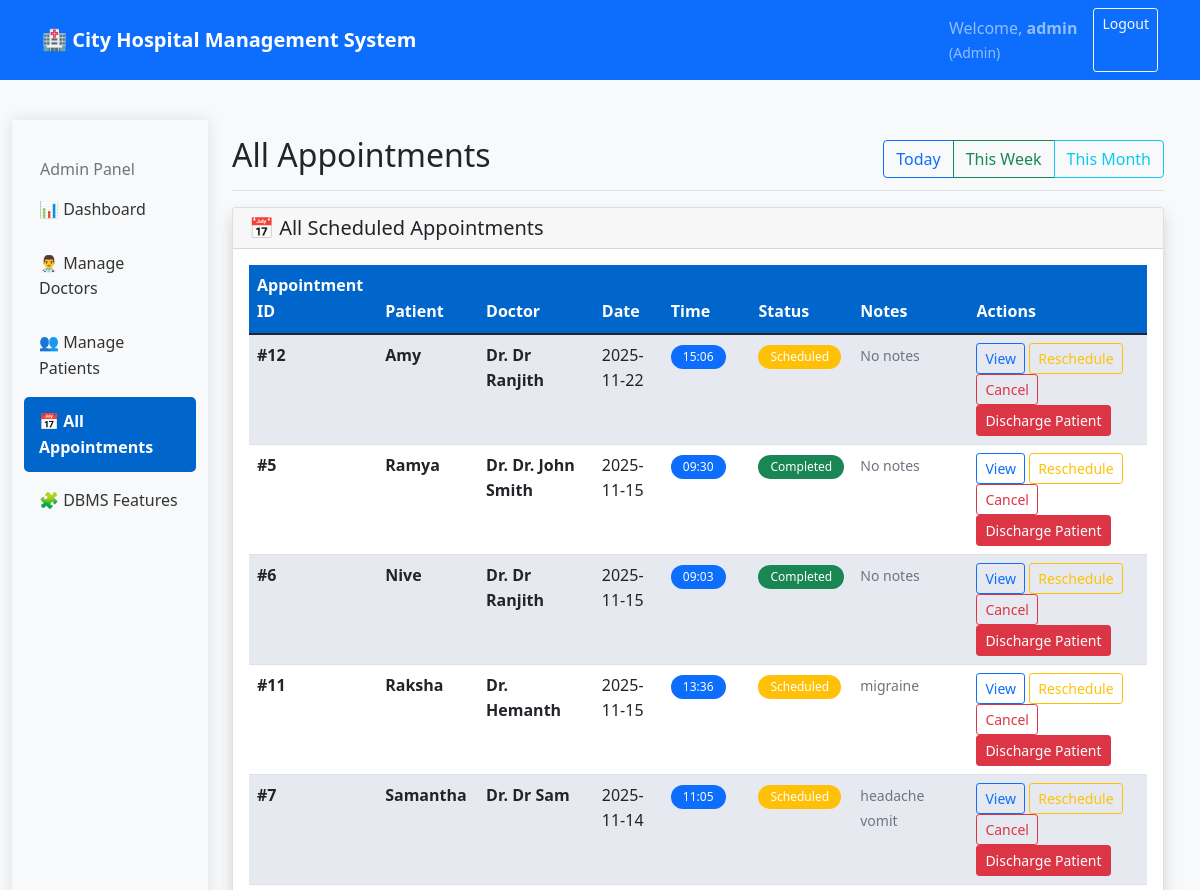
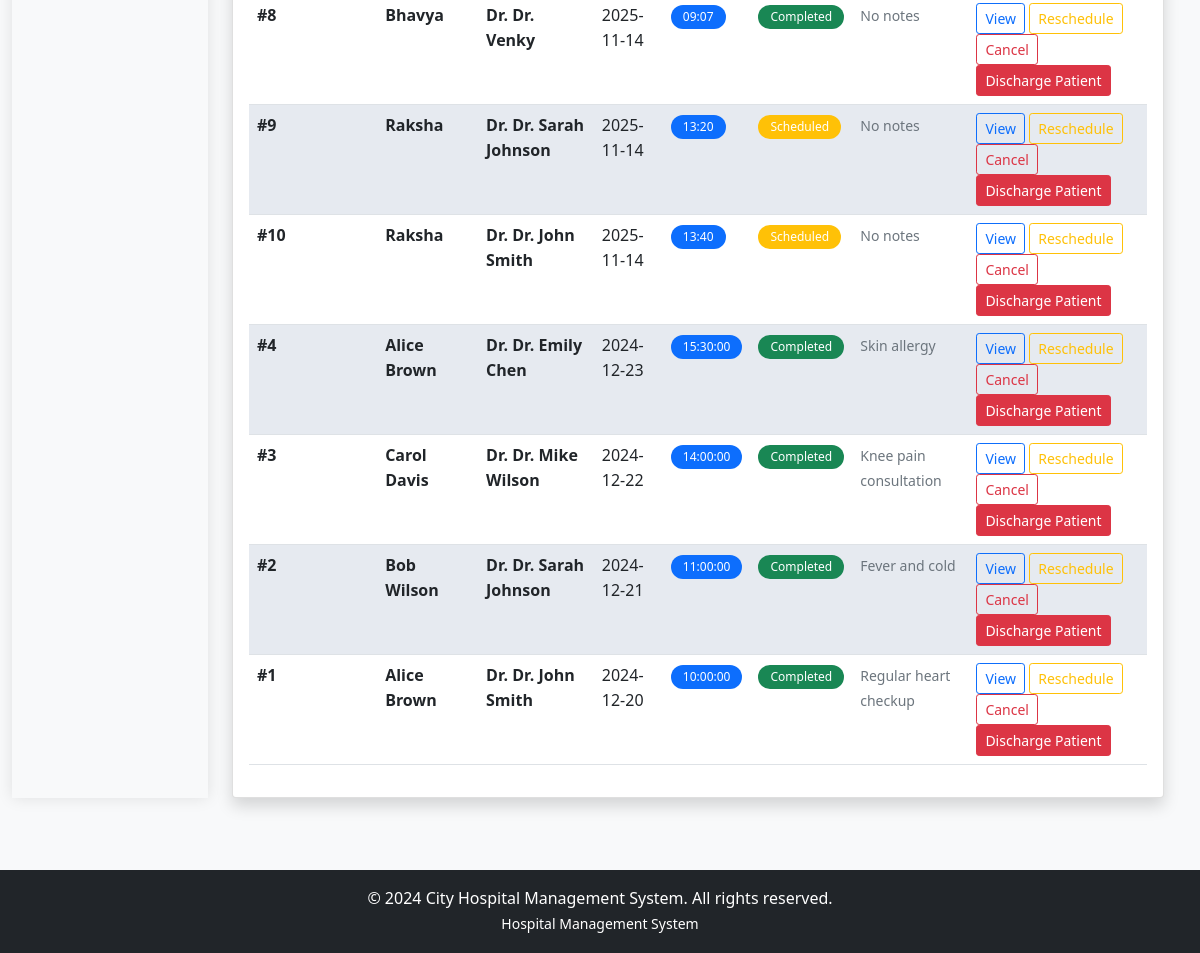
The app's page /admin/appointments (signed in) with its own data (2 pictures, top to bottom).
### tables this page shows
CREATE TABLE appointments (
            id INTEGER PRIMARY KEY AUTOINCREMENT,
            patient_id INTEGER NOT NULL,
            doctor_id INTEGER NOT NULL,
            appointment_date TEXT NOT NULL,
            appointment_time TEXT NOT NULL,
            status TEXT DEFAULT 'Scheduled',
            notes TEXT,
            created_at TEXT,
            FOREIGN KEY (patient_id) REFERENCES patients(id),
            FOREIGN KEY (doctor_id) REFERENCES doctors(id)
        );

CREATE TABLE patients (
            id INTEGER PRIMARY KEY AUTOINCREMENT,
            name TEXT NOT NULL,
            email TEXT UNIQUE,
            phone TEXT,
            address TEXT,
            date_of_birth TEXT,
            gender TEXT,
            emergency_contact TEXT,
            medical_history TEXT,
            created_at TEXT
        );

CREATE TABLE doctors (
            id INTEGER PRIMARY KEY AUTOINCREMENT,
            name TEXT NOT NULL,
            specialization TEXT,
            phone TEXT,
            email TEXT,
            availability TEXT DEFAULT 'Available'
        , password TEXT);

### app.py (the view)
@app.route('/admin/appointments')
def admin_appointments():
    if session.get('role') != 'admin':
        return redirect(url_for('login_page'))
    conn = get_db_connection()
    appointments = conn.execute('''
        SELECT a.*, p.name as patient_name, d.name as doctor_name
        FROM appointments a
        JOIN patients p ON a.patient_id = p.id
        JOIN doctors d ON a.doctor_id = d.id
        ORDER BY a.appointment_date DESC
    ''').fetchall()
    conn.close()
    return render_template('admin/appointments.html', appointments=appointments)

### app.py (called while the page is built)
@app.context_processor
def inject_datetime():
    return dict(datetime=datetime)

def get_db_connection():
    conn = sqlite3.connect(app.config['DATABASE'])
    conn.row_factory = sqlite3.Row
    return conn

### templates/admin/appointments.html (shortened to what this page needs)
{% extends "layout.html" %}
{% block content %}
<div class="container-fluid">
    <div class="row">
        <div class="col-md-3 col-lg-2 bg-light sidebar">
            <div class="position-sticky pt-3">
                <h6 class="sidebar-heading d-flex justify-content-between align-items-center px-3 mt-4 mb-1 text-muted">
                    <span>Admin Panel</span>
                </h6>
                <ul class="nav flex-column">
                    <li class="nav-item">
                        <a class="nav-link" href="{{ url_for('admin_dashboard') }}">
                            📊 Dashboard
                        </a>
                    </li>
                    <li class="nav-item">
                        <a class="nav-link" href="{{ url_for('admin_doctors') }}">
                            👨‍⚕️ Manage Doctors
                        </a>
                    </li>
                    <li class="nav-item">
                        <a class="nav-link" href="{{ url_for('admin_patients') }}">
                            👥 Manage Patients
                        </a>
                    </li>
                    <li class="nav-item">
                        <a class="nav-link active" href="{{ url_for('admin_appointments') }}">
                            📅 All Appointments
                        </a>
                    </li>
                    <li class="nav-item">
                        <a class="nav-link" href="{{ url_for('admin_dbms_features') }}">
                            🧩 DBMS Features
                        </a>
                    </li>
                </ul>
            </div>
        </div>
        <div class="col-md-9 col-lg-10 ms-sm-auto px-4">
            <div class="d-flex justify-content-between flex-wrap flex-md-nowrap align-items-center pt-3 pb-2 mb-3 border-bottom">
                <h1 class="h2">All Appointments</h1>
                <div class="btn-group">
                    <button class="btn btn-outline-primary">Today</button>
                    <button class="btn btn-outline-success">This Week</button>
                    <button class="btn btn-outline-info">This Month</button>
                </div>
            </div>
            <div class="card shadow">
                <div class="card-header">
                    <h5 class="mb-0">📅 All Scheduled Appointments</h5>
                </div>
                <div class="card-body">
                    {% if appointments %}
                    <div class="table-responsive">
                        <table class="table table-striped table-hover">
                            <thead class="table-dark">
                                <tr>
                                    <th>Appointment ID</th>
                                    <th>Patient</th>
                                    <th>Doctor</th>
                                    <th>Date</th>
                                    <th>Time</th>
                                    <th>Status</th>
                                    <th>Notes</th>
                                    <th>Actions</th>
                                </tr>
                            </thead>
                            <tbody>
                                {% for appointment in appointments %}
                                <tr>
                                    <td><strong>#{{ appointment.id }}</strong></td>
                                    <td>
                                        <strong>{{ appointment.patient_name }}</strong>
                                    </td>
                                    <td>
                                        <strong>Dr. {{ appointment.doctor_name }}</strong>
                                    </td>
                                    <td>{{ appointment.appointment_date }}</td>
                                    <td>
                                        <span class="badge bg-primary">{{ appointment.appointment_time }}</span>
                                    </td>
                                    <td>
                                        <span class="badge bg-{{ 'success' if appointment.status == 'Completed' else 'warning' if appointment.status == 'Scheduled' else 'secondary' }}">
                                            {{ appointment.status }}
                                        </span>
                                    </td>
                                    <td>
                                        <small class="text-muted">{{ appointment.notes|truncate(30) if appointment.notes else 'No notes' }}</small>
                                    </td>
                                    <td>
                                        <button class="btn btn-sm btn-outline-primary">View</button>
                                        <button class="btn btn-sm btn-outline-warning">Reschedule</button>
                                        <button class="btn btn-sm btn-outline-danger">Cancel</button>
                                        <form method="POST" action="{{ url_for('discharge_patient_action') }}" class="d-inline">
                                            <button type="submit" class="btn btn-sm btn-danger">Discharge Patient</button>
                                        </form>
                                    </td>
                                </tr>
                                {% endfor %}
                            </tbody>
                        </table>
                    </div>
                    {% else %}
                    <div class="text-center py-4">
                        <h5 class="text-muted">No appointments found</h5>
                        <p class="text-muted">No appointments are scheduled in the system.</p>
                    </div>
                    {% endif %}
                </div>
            </div>
        </div>
    </div>
</div>
{% endblock %}

### static/css/style.css (style rules this page uses)
:root { --primary: #007bff; --secondary: #6c757d; --success: #28a745; --danger: #dc3545; --warning: #ffc107; --info: #17a2b8; --light: #f8f9fa; --dark: #343a40; --hospital-blue: #0066cc; --hospital-light-blue: #e6f2ff; }
body { font-family: 'Segoe UI', Tahoma, Geneva, Verdana, sans-serif; background-color: #f8f9fa; line-height: 1.6; }
.sidebar { min-height: calc(100vh - 76px); box-shadow: 0 0 15px rgba(0,0,0,0.1); }
.sidebar .nav-link { color: #333; padding: 12px 15px; margin: 2px 0; border-radius: 5px; transition: all 0.3s ease; }
.sidebar .nav-link.active { background-color: var(--hospital-blue); color: white; font-weight: 600; }
.table th { background-color: var(--hospital-blue); color: white; border: none; font-weight: 600; }
.table-striped tbody tr:nth-of-type(odd) { background-color: rgba(0, 102, 204, 0.05); }
.badge { font-weight: 500; padding: 6px 12px; border-radius: 20px; }

### records on screen
appointments: id "12", patient_name "Amy", doctor_name "Dr Ranjith", appointment_date "2025-11-22", appointment_time "15:06", status "Scheduled", notes "No notes"
appointments: id "5", patient_name "Ramya", doctor_name "Dr. John Smith", appointment_date "2025-11-15", appointment_time "09:30", status "Completed", notes "No notes"
appointments: id "6", patient_name "Nive", doctor_name "Dr Ranjith", appointment_date "2025-11-15", appointment_time "09:03", status "Completed", notes "No notes"
appointments: id "11", patient_name "Raksha", doctor_name "Hemanth", appointment_date "2025-11-15", appointment_time "13:36", status "Scheduled", notes "migraine"
appointments: id "7", patient_name "Samantha", doctor_name "Dr Sam", appointment_date "2025-11-14", appointment_time "11:05", status "Scheduled", notes "headache vomit"
appointments: id "8", patient_name "Bhavya", doctor_name "Dr. Venky", appointment_date "2025-11-14", appointment_time "09:07", status "Completed", notes "No notes"
appointments: id "9", patient_name "Raksha", doctor_name "Dr. Sarah Johnson", appointment_date "2025-11-14", appointment_time "13:20", status "Scheduled", notes "No notes"
appointments: id "10", patient_name "Raksha", doctor_name "Dr. John Smith", appointment_date "2025-11-14", appointment_time "13:40", status "Scheduled", notes "No notes"
appointments: id "4", patient_name "Alice Brown", doctor_name "Dr. Emily Chen", appointment_date "2024-12-23", appointment_time "15:30:00", status "Completed", notes "Skin allergy"
appointments: id "3", patient_name "Carol Davis", doctor_name "Dr. Mike Wilson", appointment_date "2024-12-22", appointment_time "14:00:00", status "Completed", notes "Knee pain consultation"
appointments: id "2", patient_name "Bob Wilson", doctor_name "Dr. Sarah Johnson", appointment_date "2024-12-21", appointment_time "11:00:00", status "Completed", notes "Fever and cold"
appointments: id "1", patient_name "Alice Brown", doctor_name "Dr. John Smith", appointment_date "2024-12-20", appointment_time "10:00:00", status "Completed", notes "Regular heart checkup"

### other values on screen
{{ session.username }} "admin"
{{ session.role|title }} "Admin"
